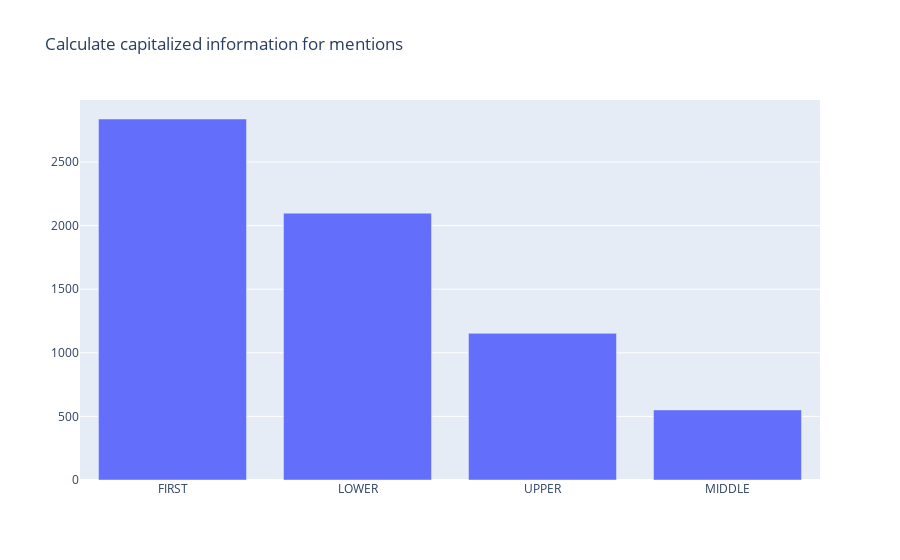

Notebook code cell kept with this figure:
### Code cell
from rubrix.metrics.token_classification import entity_capitalness

entity_capitalness(name="spacy_sm_wnut17").visualize()

### Figure 1 — Plotly figure (JSON) as saved in the notebook; plotly's stock layout.template omitted (floating-point values rounded to 4 significant figures)
{"data": [{"type": "bar", "x": ["FIRST", "LOWER", "UPPER", "MIDDLE"], "y": [2838, 2098, 1153, 551]}], "layout": {"autosize": true, "title": {"text": "Calculate capitalized information for mentions"}, "xaxis": {"autorange": true, "range": [-0.5, 3.5], "title": {"text": ""}, "type": "category"}, "yaxis": {"autorange": true, "range": [0, 2987.0], "title": {"text": ""}, "type": "linear"}}}
